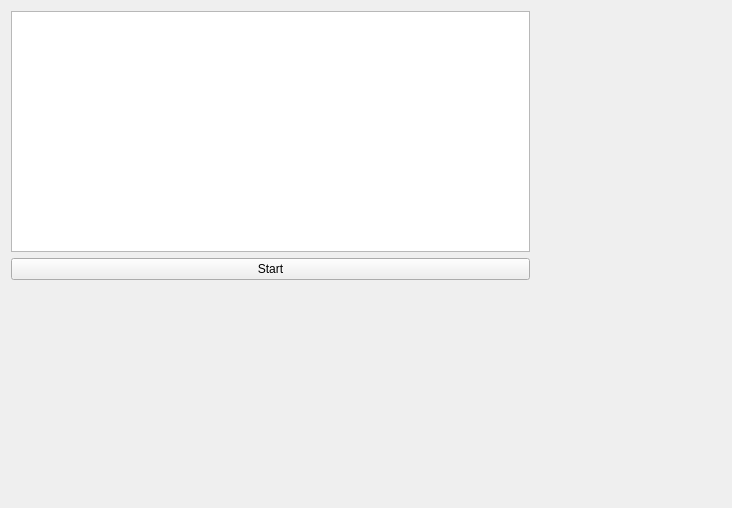
<?xml version="1.0" encoding="UTF-8"?>
<ui version="4.0">
 <class>MainWindow</class>
 <widget class="QMainWindow" name="MainWindow">
  <property name="geometry">
   <rect>
    <x>0</x>
    <y>0</y>
    <width>732</width>
    <height>508</height>
   </rect>
  </property>
  <property name="windowTitle">
   <string>MainWindow</string>
  </property>
  <widget class="QWidget" name="centralWidget">
   <property name="maximumSize">
    <size>
     <width>693</width>
     <height>359</height>
    </size>
   </property>
   <widget class="QWidget" name="layoutWidget">
    <property name="geometry">
     <rect>
      <x>0</x>
      <y>0</y>
      <width>541</width>
      <height>291</height>
     </rect>
    </property>
    <layout class="QVBoxLayout" name="verticalLayout">
     <item>
      <widget class="QGraphicsView" name="graphicsView"/>
     </item>
     <item>
      <layout class="QHBoxLayout" name="horizontalLayout">
       <item>
        <widget class="QPushButton" name="startBtn">
         <property name="text">
          <string>Start</string>
         </property>
        </widget>
       </item>
      </layout>
     </item>
    </layout>
   </widget>
  </widget>
 </widget>
 <layoutdefault spacing="6" margin="11"/>
 <resources/>
 <connections/>
</ui>
